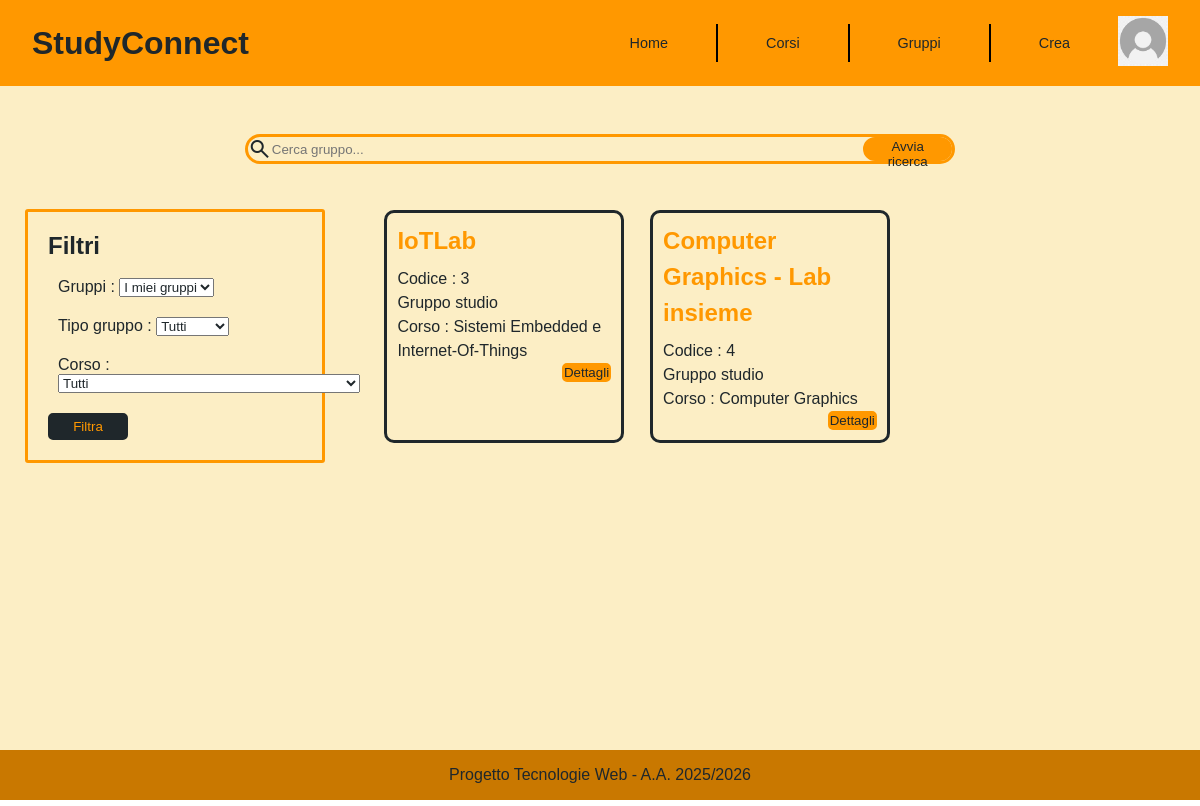
The app's page /pages/gruppi.php?filter-group-type=Studio (signed in) with its own data.
### tables this page shows
CREATE TABLE Gruppi(
	Codice INT AUTO_INCREMENT PRIMARY KEY,
    Nome VARCHAR(100) NOT NULL,
    Descrizione MEDIUMTEXT,
    NumeroMembriRichiesti INT,
    NumeroMembriAttuali INT NOT NULL,
    Tipo VARCHAR(10) NOT NULL CHECK (Tipo IN ('Studio', 'Progetto')),
    DataConsegnaProgetto DATE,
    MatricolaCreatore VARCHAR(10) NOT NULL,
    CodiceCorso VARCHAR(5) NOT NULL,
	FOREIGN KEY (MatricolaCreatore) REFERENCES Studenti(Matricola)
		ON DELETE CASCADE
        ON UPDATE NO ACTION,
	FOREIGN KEY (CodiceCorso) REFERENCES Corsi(Codice)
		ON DELETE CASCADE
        ON UPDATE NO ACTION,
    CHECK(NumeroMembriAttuali<=NumeroMembriRichiesti OR NumeroMembriRichiesti=0)
);

CREATE TABLE Corsi(
	Codice VARCHAR(5) PRIMARY KEY,
    Nome VARCHAR(150) NOT NULL,
    Descrizione MEDIUMTEXT,
    CFU INT NOT NULL,
    ProgettoRichiesto BOOL NOT NULL,
    CHECK(length(Codice)=5)
);

### pages/gruppi.php (called while the page is built, shortened)
<?php
require_once '../bootstrap.php';
$templateParams["title"] = "Gruppi Studenti - Gruppi";
$templateParams["page"] = "templates/specific/template-gruppi.php";
$templateParams["corsi"] = $dbh->getCorsi();
if(isset($_GET["search-group"]) || (isset($_GET["filter-group-type"]) || isset($_GET["filter-course"]))){
    if(isset($_GET["search-group"])){
        $templateParams["gruppi"] = $dbh->getGruppiPerNome($_GET["search-group"]);
    } else{
        if(isset($_GET["filter-group-type"])){
            $templateParams["gruppi"] = $dbh->getGruppiPerTipo($_GET["filter-group-type"]);
        }
    }
} else{
    $templateParams["gruppi"] = $dbh->getGruppi();
}
$templateParams["imgprofilo"] =  "default_profile_icon.png";
require "templates/general/base.php";
?>

### db/database.php (called while the page is built, shortened)
<?php
    class DatabaseHelper{
        private $db;
        public function __construct($servername, $username, $password, $dbname, $port){
            $this->db = new mysqli($servername, $username, $password, $dbname, $port);
        }
        public function getCorsi(){
            $stmt = $this->db->prepare("SELECT * FROM corsi ORDER BY nome");
            $stmt->execute();
            $result = $stmt->get_result();
            return $result->fetch_all(MYSQLI_ASSOC);
        }
        public function getGruppiPerTipo(string $tipo){
            $stmt = $this->db->prepare("SELECT Gruppi.Nome, Tipo, NumeroMembriRichiesti, NumeroMembriAttuali, Gruppi.Codice, Corsi.Nome AS NomeCorso
            FROM Gruppi, Corsi WHERE Gruppi.CodiceCorso=Corsi.Codice AND Gruppi.Tipo=?");
            $stmt->bind_param('s', $tipo);
            $stmt->execute();
            return $stmt->get_result()->fetch_all(MYSQLI_ASSOC);
        }
    }
?>

### bootstrap.php (called while the page is built, shortened)
<?php
require_once("utils/functions.php");
require_once("db/database.php");
$dbh = new DatabaseHelper("localhost", "root", "", "Gruppi_Studenti", 3307);
?>

### utils/functions.php (called while the page is built, shortened)
<?php
    function isUserLoggedIn() {
        return isset($_SESSION['matricola']);
    }
?>

### pages/templates/specific/filtri-gruppi.php (the view, shortened to what this page needs)
<form action="gruppi.php" method="GET" id="groups-form">
    <h2>Filtri</h2>
    <?php if (isUserLoggedIn()):?>
        <div>
            <label for="filter-logged">Gruppi : </label>
            <select name="filter-logged" id="filter-logged">
                <option>I miei gruppi</option>
            </select>
        </div>
    <?php endif ?>
    <div>
        <label for="filter-group-type">Tipo gruppo :</label>
        <select name="filter-group-type" id="filter-group-type">
            <option value="Tutti">Tutti</option>
        </select>
    </div>
    <div>
        <label for="filter-course">Corso :</label>
        <select name="filter-course" id="filter-course">
            <option value="Tutti">Tutti</option>
        </select>
    </div>
    <button type="submit">Filtra</a>
</form>

### pages/templates/specific/template-gruppi.php (shortened to what this page needs)
<main class="groups-main">
    <div class="top-bar">
        <form action="gruppi.php" method="GET" class="search-bar-form">
            <span class="material-symbols-outlined">search</span>
            <?php if(isset($_GET["search-group"])):?>
                <input type="text" id="search-group" name="search-group" placeholder=<?php echo $_GET["search-group"];?>>
            <?php else:?>
                <input type="text" id="search-group" name="search-group" placeholder="Cerca gruppo..." >
            <?php endif;?>
            <button type="submit">Avvia ricerca</button>
        </form>
    </div>
    <section class="groups-container">
        <ul class="groups-list">
            <?php foreach($templateParams["gruppi"] as $gruppo):?>
            <li class="group">
                <h2><?php echo $gruppo["Nome"]; ?></h2>
                <p>Codice : <?php echo $gruppo["Codice"];?></p>
                <p>
                <?php
                    if($gruppo["Tipo"]=="Studio"):
                        echo "Gruppo studio";
                    else :
                        echo "Gruppo progetto";
                    endif
                ?>
                </p>
                <p>Corso : <?php echo $gruppo["NomeCorso"]?></p>
                <form action="visualizzazione-gruppo.php" method="POST">
                    <input type="submit" value="Dettagli">
                </form>
            </li>
            <?php endforeach; ?>
        </ul>
    </section>
    <aside class="groups-aside" id="groups-aside">
        <?php require('filtri-gruppi.php'); ?>
    </aside>
</main>

### css/style.css (style rules this page uses)
* { margin: 0; padding: 0; box-sizing: border-box; color: #1F272B; font-family: Verdana, Geneva, Tahoma, sans-serif; }
html, body { height: 100% ; }
body { display: flex; flex-direction: column; padding-bottom: 60px; }
main { flex: 1; background-color: #FCEEC5; }
@media (min-width: 992px) { body { padding-bottom: 0; } }
.courses-main, .groups-main { width: 100%; padding-top: 20px; padding-bottom: 40px; }
.courses-container, .groups-container { width: 100%; height: 100%; margin: 0; }
.courses-list, .groups-list { display: flex; flex-direction: column; justify-content: center; align-items: stretch; width: 70%; margin-left: 15%; margin-right: 15%; column-gap: 10px; list-style: none; }
.search-bar-form { display: flex; flex-direction: row; justify-content: space-between; width: 60%; height: 30px; margin: 20px 20%; border-style: solid; border-color: #FF9800; border-radius: 15px; }
.search-bar-form input { background-color: #FCEEC5; border: none; outline: none; width: 70%; }
.search-bar-form button { background-color: #FF9800; color: #1F272B; border-style: solid; border-radius: 15px; border-color: #FF9800; cursor: pointer; padding: 0 5px; }
.groups-main, .single-group-main { display: flex; flex-direction: column; justify-content: center; }
.groups-main .top-bar { order: 1; }
.groups-container { order: 3; }
.group { line-height: 1.5; border-style: solid; border-color: #1F272B; border-radius: 10px; padding: 10px; margin: 8px; }
.group h2 { color: #FF9800; margin-bottom: 8px; }
.group form input { background-color: #FF9800; border-style: solid; border-color: #FF9800; border-radius: 5px; text-decoration: none; float: right; }
.groups-aside { order: 2; display: flex; width: 80%; margin: 30px 10%; padding: 20px; border-style: solid; border-color: #FF9800; border-radius: 3px; justify-content: center; }
.groups-aside form { display: flex; flex-direction: column; justify-content: center; }
.groups-aside h2 { margin-bottom: 8px; }
.groups-aside form div { display: block; padding: 2px; margin: 8px; }
.groups-aside form button { background-color: #1F272B; color: #FF9800; border-style: solid; border-color: #1F272B; border-radius: 5px; justify-content: center; margin-top: 10px; padding: 4px; width: 80px; }
.groups-aside { display: none; }
.groups-main .top-bar { display: flex; flex-direction: row; justify-content: space-between; align-items: center; margin: 8px; }
.groups-main .search-bar-form input { width: 50%; }
@media screen and (min-width:768px) { .groups-main { display: inline-block; } }
@media screen and (min-width:768px) { .groups-main .top-bar .search-bar-form { order: 1; display: flex; flex-direction: row; justify-content: space-between; } }
@media screen and (min-width:768px) { .search-bar-form input, .groups-main .search-bar-form input { width: 85%; } }
@media screen and (min-width:768px) { .groups-container { width: 70%; padding: 0 10px; margin: 10px; float: right; } }
@media screen and (min-width:768px) { .groups-list { display: grid; grid-template-columns: repeat(3, 1fr); width: 96%; margin: 0 2%; list-style: none; } }
@media screen and (min-width:768px) { .groups-aside { display: block; width: 25%; margin: 25px; padding: 20px; border-style: solid; border-color: #FF9800; border-radius: 3px; } }
@media screen and (min-width:768px) { .groups-aside form { display: flex; flex-direction: column; justify-content: space-evenly; } }
@media screen and (min-width:768px) { .groups-aside h2 { margin-bottom: 8px; } }
@media screen and (min-width:768px) { .groups-aside form div { display: block; padding: 2px; margin: 8px; } }
@media screen and (min-width:768px) { .groups-aside form button { background-color: #1F272B; color: #FF9800; border-style: solid; border-color: #1F272B; border-radius: 5px; justify-content: center; margin-top: 10px; padding: 4px; width: 80px; } }

### records on screen
gruppi: Nome "IoTLab", Codice "3", Tipo "Gruppo studio", CodiceCorso.Nome "Sistemi Embedded e Internet-Of-Things"
gruppi: Nome "Computer Graphics - Lab insieme", Codice "4", Tipo "Gruppo studio", CodiceCorso.Nome "Computer Graphics"
